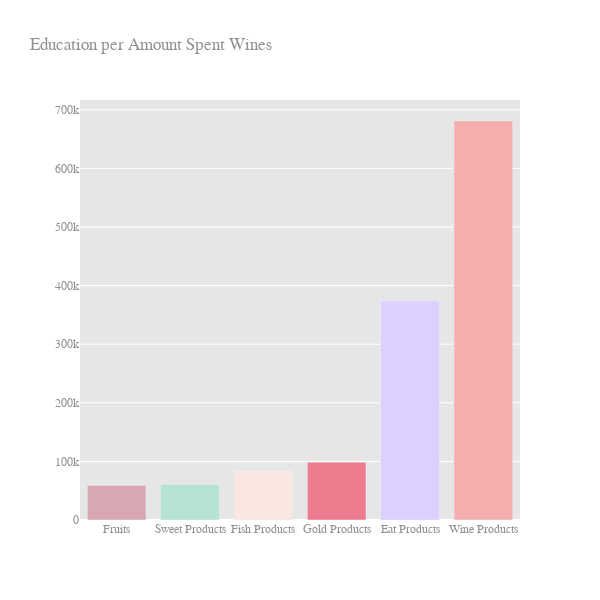

Notebook cell for this chart:
### Code cell
layout = go.Layout(title="Education per Amount Spent Wines",
                   font=dict(family='Arial', size=12, color='#909090'),
                   legend=dict(x=0.9, y=0.5), plot_bgcolor='rgb(230, 230,230)', width=600, height=600)

education_wine_chart = go.Bar(x = labels,
                              y = values,
                              marker=dict(color=color_palette_list))


data = [education_wine_chart]
fig = go.Figure(data=data, layout=layout)

fig.show()

### Figure 1 — Plotly figure (JSON) as saved in the notebook; plotly's stock layout.template omitted (floating-point values rounded to 4 significant figures)
{"data": [{"marker": {"color": ["#D8A7B1", "#B6E2D3", "#FAE8E0", "#EF7C8E", "#DDCFFF", "#F5ADAD"]}, "type": "bar", "x": ["Fruits", "Sweet Products", "Fish Products", "Gold Products", "Eat Products", "Wine Products"], "y": [58917, 60621, 84057, 98609, 373968, 680816]}], "layout": {"font": {"color": "#909090", "family": "Arial", "size": 12}, "height": 600, "legend": {"x": 0.9, "y": 0.5}, "plot_bgcolor": "rgb(230, 230,230)", "title": {"text": "Education per Amount Spent Wines"}, "width": 600, "xaxis": {"autorange": true, "range": [-0.5, 5.5], "type": "category"}, "yaxis": {"autorange": true, "range": [0, 716600.0], "type": "linear"}}}
